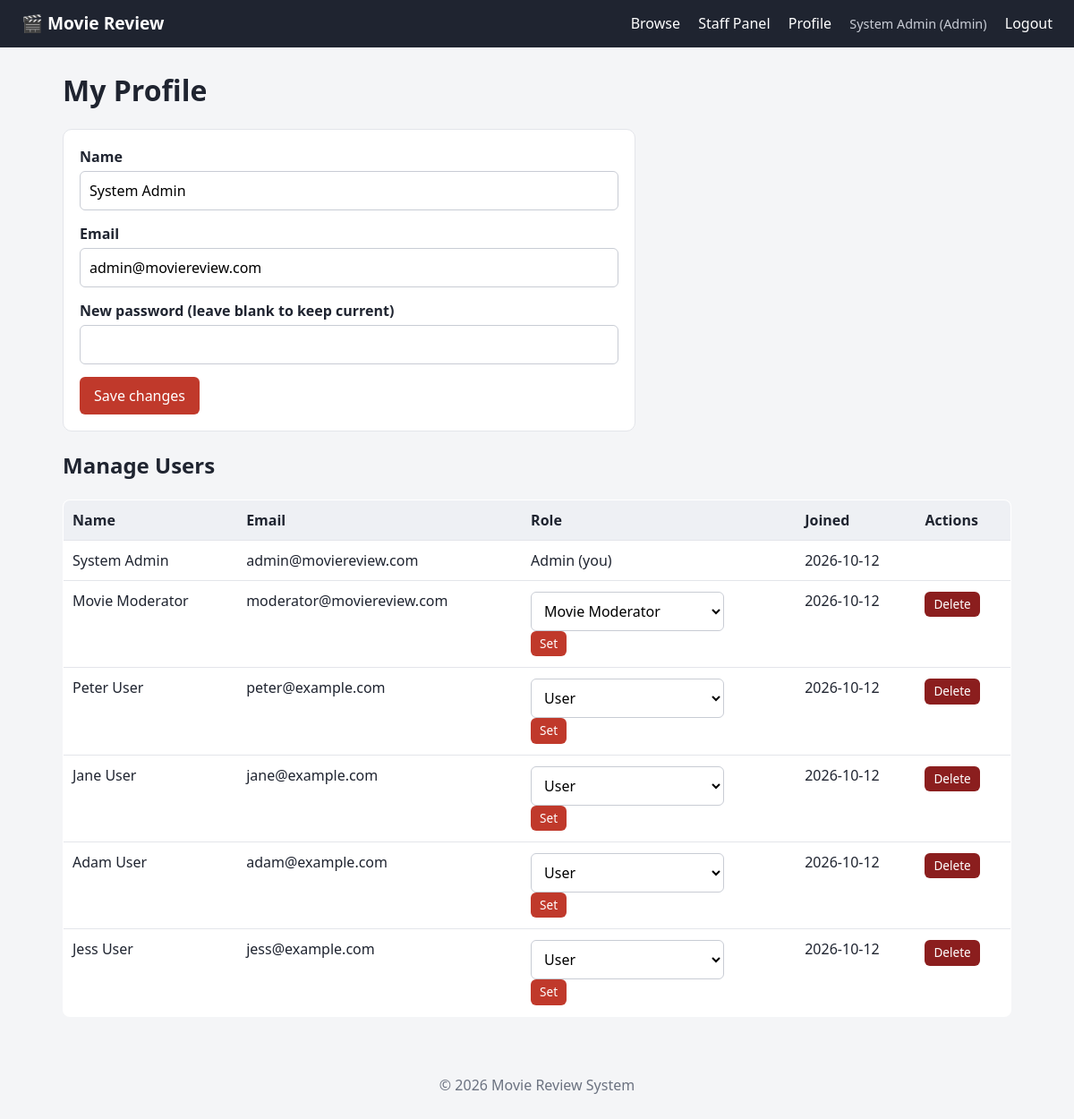
Screenshot of /user.php (signed in) with the database file from the repository.
### tables this page shows
CREATE TABLE users (
    user_id    INT AUTO_INCREMENT PRIMARY KEY,
    name       VARCHAR(100) NOT NULL,
    email      VARCHAR(150) NOT NULL UNIQUE,
    password   VARCHAR(255) NOT NULL,
    role       ENUM('admin','movie_moderator','user') NOT NULL DEFAULT 'user',
    created_at TIMESTAMP DEFAULT CURRENT_TIMESTAMP
);

### auth.php (called while the page is built, shortened)
<?php
function e($v): string { return htmlspecialchars((string)$v, ENT_QUOTES, 'UTF-8'); }
function current_user(): ?array { return $_SESSION['user'] ?? null; }
function is_logged_in(): bool   { return current_user() !== null; }
function user_role(): string    { return current_user()['role'] ?? 'guest'; }
function is_admin(): bool       { return user_role() === 'admin'; }
function is_staff(): bool       { return in_array(user_role(), ['admin', 'movie_moderator'], true); }
function role_label(string $role): string {
    return ['admin' => 'Admin', 'movie_moderator' => 'Movie Moderator', 'user' => 'User'][$role] ?? $role;
}

### user.php (the view, shortened to what this page needs)
<?php
require_once __DIR__ . '/auth.php';
$me = current_user();
$row = $pdo->prepare('SELECT name, email FROM users WHERE user_id = :id');
$row->execute([':id' => $me['id']]);
$row = $row->fetch();
$users = is_admin() ? $pdo->query('SELECT user_id, name, email, role, created_at FROM users ORDER BY created_at')->fetchAll() : [];
require __DIR__ . '/header.php';
?>
<h1>My Profile</h1>
<form method="POST" class="card form-wide">
    <div class="form-group"><label>Name</label><input type="text" name="name" value="<?= e($row['name']) ?>" maxlength="100" required></div>
    <div class="form-group"><label>Email</label><input type="email" name="email" value="<?= e($row['email']) ?>" required></div>
    <div class="form-group"><label>New password (leave blank to keep current)</label><input type="password" name="password" minlength="8"></div>
    <button class="btn">Save changes</button>
</form>
<?php if (is_admin()): ?>
<h2>Manage Users</h2>
<table class="table">
    <tr><th>Name</th><th>Email</th><th>Role</th><th>Joined</th><th>Actions</th></tr>
    <?php foreach ($users as $u): ?>
        <tr>
            <td><?= e($u['name']) ?></td>
            <td><?= e($u['email']) ?></td>
            <td>
                <?php if ((int)$u['user_id'] === $me['id']): ?>
                    <?= e(role_label($u['role'])) ?> (you)
                <?php else: ?>
                <form method="POST" class="inline">
                    <select name="role">
                        <?php foreach (['user', 'movie_moderator', 'admin'] as $r): ?>
                            <option value="<?= $r ?>" <?= $u['role'] === $r ? 'selected' : '' ?>><?= e(role_label($r)) ?></option>
                        <?php endforeach; ?>
                    </select>
                    <button class="btn btn-small">Set</button>
                </form>
                <?php endif; ?>
            </td>
            <td><?= e(substr($u['created_at'], 0, 10)) ?></td>
            <td>
                <?php if ((int)$u['user_id'] !== $me['id']): ?>
                <form method="POST" class="inline" onsubmit="return confirm('Delete this user and all their reviews?');">
                    <button class="btn btn-small btn-danger">Delete</button>
                </form>
                <?php endif; ?>
            </td>
        </tr>
    <?php endforeach; ?>
</table>
<?php endif; ?>
<?php require __DIR__ . '/footer.php'; ?>

### header.php (shortened to what this page needs)
<?php
require_once __DIR__ . '/auth.php';
?>
<!DOCTYPE html>
<html lang="en">
<head>
    <link rel="stylesheet" href="style.css">
</head>
<body>
<header class="site-header">
    <a class="brand" href="mainpage.php">🎬 Movie Review</a>
    <nav>
        <a href="mainpage.php">Browse</a>
        <?php if (is_staff()): ?>
            <a href="admin.php">Staff Panel</a>
        <?php endif; ?>
        <?php if (is_logged_in()): ?>
            <a href="user.php">Profile</a>
            <span class="who"><?= e(current_user()['name']) ?> (<?= e(role_label(user_role())) ?>)</span>
            <a href="logout.php">Logout</a>
        <?php else: ?>
            <a href="login.php">Login</a>
            <a href="register.php">Register</a>
        <?php endif; ?>
    </nav>
</header>
<main class="container">

### style.css (style rules this page uses)
:root { --bg: #f4f5f7; --card: #fff; --text: #1f2430; --muted: #6b7280; --accent: #c0392b; --accent-dark: #962d22; --line: #e3e5ea; }
* { box-sizing: border-box; }
body { margin: 0; font-family: system-ui, -apple-system, "Segoe UI", Roboto, sans-serif; background: var(--bg); color: var(--text); line-height: 1.5; }
a { color: var(--accent); }
h1 { margin: .2em 0 .6em; }
.site-header { background: #1f2430; color: #fff; display: flex; flex-wrap: wrap; align-items: center; justify-content: space-between; padding: 12px 24px; gap: 10px; }
.site-header a { color: #fff; text-decoration: none; margin-left: 16px; }
.brand { font-weight: 700; font-size: 1.2rem; margin-left: 0 !important; }
.who { margin-left: 16px; color: #c9cdd6; font-size: .9rem; }
.container { max-width: 1100px; margin: 24px auto; padding: 0 20px; }
.card { background: var(--card); border: 1px solid var(--line); border-radius: 10px; padding: 18px; margin: 16px 0; }
.form-wide { max-width: 640px; }
.form-group { margin-bottom: 14px; }
label { display: block; font-weight: 600; margin-bottom: 4px; }
input[type=text], input[type=email], input[type=password], input[type=number], select, textarea { width: 100%; padding: 9px 10px; border: 1px solid #c8ccd4; border-radius: 6px; font: inherit; background: #fff; }
.btn { display: inline-block; background: var(--accent); color: #fff; border: 0; padding: 9px 16px; border-radius: 6px; cursor: pointer; text-decoration: none; font: inherit; }
.btn-danger { background: #8b1e1e; }
.btn-small { padding: 4px 10px; font-size: .85rem; }
form.inline { display: inline-block; margin: 2px 0; }
.table { width: 100%; border-collapse: collapse; background: var(--card); border: 1px solid var(--line); border-radius: 8px; overflow: hidden; margin-bottom: 20px; }
.table th, .table td { padding: 10px; text-align: left; border-bottom: 1px solid var(--line); vertical-align: top; }
.table th { background: #eef0f4; }

### rows the page displays
users: name "System Admin", role "Admin", email "admin@moviereview.com", created_at "2026-10-12"
users: name "Movie Moderator", email "moderator@moviereview.com", created_at "2026-10-12"
users: name "Peter User", email "peter@example.com", created_at "2026-10-12"
users: name "Jane User", email "jane@example.com", created_at "2026-10-12"
users: name "Adam User", email "adam@example.com", created_at "2026-10-12"
users: name "Jess User", email "jess@example.com", created_at "2026-10-12"

### other values shown
form field role "Movie Moderator"
form field role "User"
